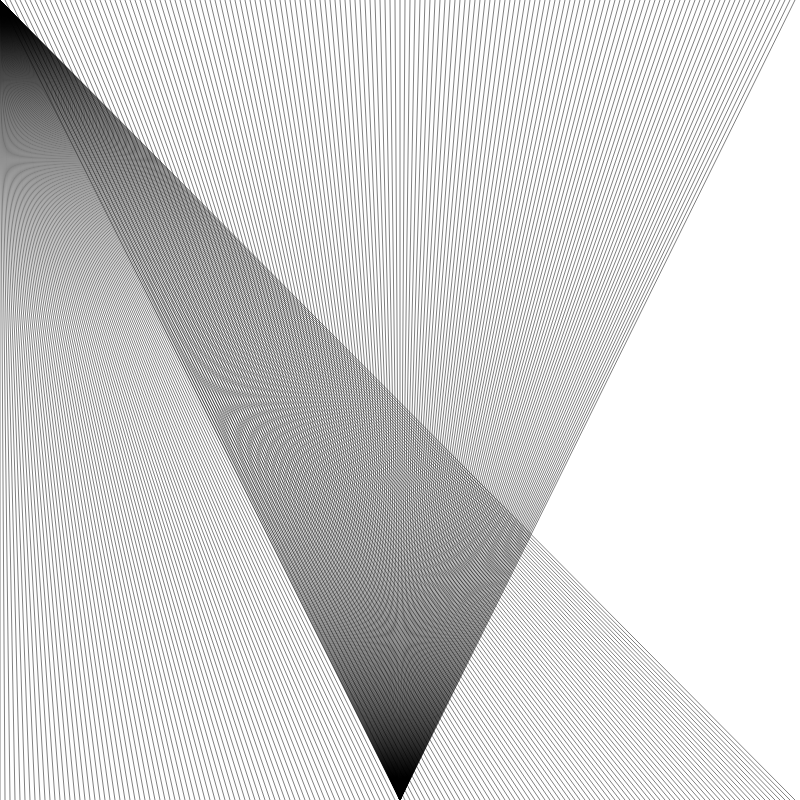
Frame 1 (no input)
Frame 60 (no input): identical to frame 1, image omitted
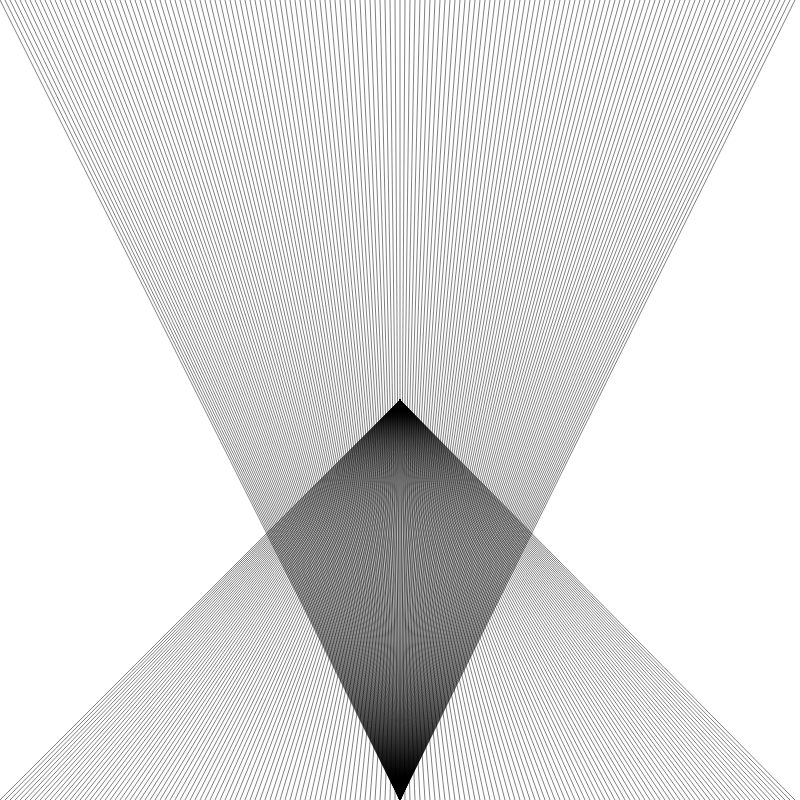
Frame 120 (the mouse pressed at the canvas centre since frame 60)

The p5.js sketch that drew these frames (run headless with seeded random() and noise() and a simulated clock; from frame 60 on, the mouse is pressed at the canvas centre):

// p5.js sketch
// ── sketch.js
let s1, t1, s2, t2;

function setup() {
	createCanvas(800, 800)
	gui();
}

function draw() {
  background(255);
	let n = s1.value()
	let m = s2.value()
	t1.html("Écartement : " + s1.value())
	t2.html("Épaisseur : " + s2.value())
	strokeWeight(m)
  for (let i=0; i<width; i+=n) { 
    line(mouseX, mouseY, i, height);
    line(width/2, height, i, 0);
  }
}

function gui(){
	s1 = createSlider(5, 50, 5)
	s1.position(250, height + 40)
	s1.style('width', '100px')
	t1 = createP("")
	t1.position(275, height+5)
	t1.html("Écartement : " + s1.value())
	
	s2 = createSlider(0.5, 15, 0.5)
	s2.position(450, height + 40)
	s2.style('width', '100px')
	t2 = createP("")
	t2.position(475, height+5)
	t2.html("Épaisseur : " + s2.value())
}
